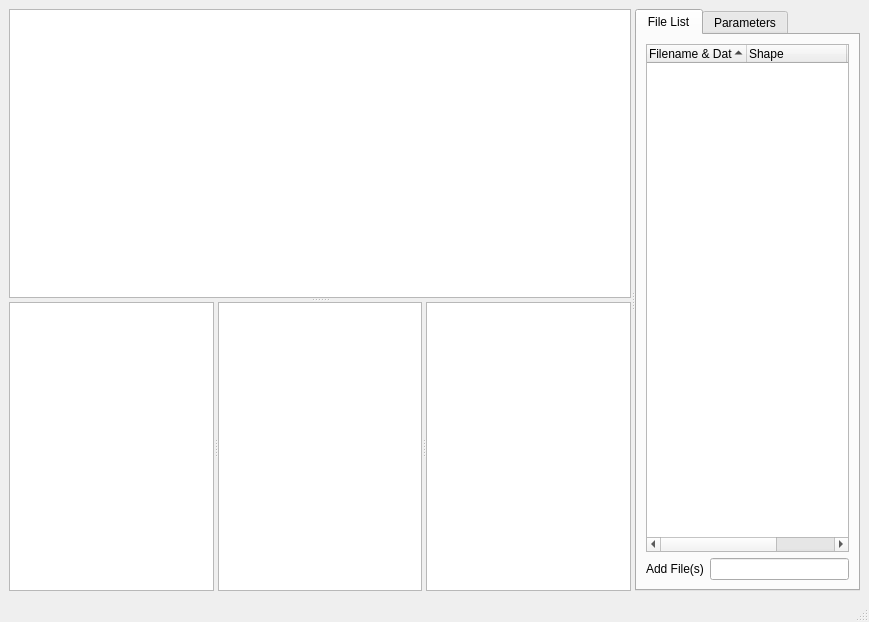
<?xml version="1.0" encoding="UTF-8"?>
<ui version="4.0">
 <class>MainWindow</class>
 <widget class="QMainWindow" name="MainWindow">
  <property name="geometry">
   <rect>
    <x>0</x>
    <y>0</y>
    <width>869</width>
    <height>622</height>
   </rect>
  </property>
  <property name="sizePolicy">
   <sizepolicy hsizetype="Expanding" vsizetype="Expanding">
    <horstretch>0</horstretch>
    <verstretch>0</verstretch>
   </sizepolicy>
  </property>
  <property name="baseSize">
   <size>
    <width>0</width>
    <height>0</height>
   </size>
  </property>
  <property name="windowTitle">
   <string>MainWindow</string>
  </property>
  <widget class="QWidget" name="centralwidget">
   <layout class="QHBoxLayout" name="horizontalLayout">
    <item>
     <widget class="QSplitter" name="splitter_3">
      <property name="sizePolicy">
       <sizepolicy hsizetype="Expanding" vsizetype="Expanding">
        <horstretch>0</horstretch>
        <verstretch>0</verstretch>
       </sizepolicy>
      </property>
      <property name="orientation">
       <enum>Qt::Horizontal</enum>
      </property>
      <widget class="QSplitter" name="splitter_2">
       <property name="orientation">
        <enum>Qt::Vertical</enum>
       </property>
       <widget class="MyImageView" name="imageView">
        <property name="sizePolicy">
         <sizepolicy hsizetype="Expanding" vsizetype="Expanding">
          <horstretch>5</horstretch>
          <verstretch>0</verstretch>
         </sizepolicy>
        </property>
       </widget>
       <widget class="QSplitter" name="splitter">
        <property name="orientation">
         <enum>Qt::Horizontal</enum>
        </property>
        <widget class="MyPlotWidget" name="curveWidget"/>
        <widget class="MyPlotWidget" name="profileWidget"/>
        <widget class="MyPlotWidget" name="smallDataWidget"/>
       </widget>
      </widget>
      <widget class="QTabWidget" name="optionTab">
       <property name="tabPosition">
        <enum>QTabWidget::North</enum>
       </property>
       <property name="tabShape">
        <enum>QTabWidget::Rounded</enum>
       </property>
       <property name="currentIndex">
        <number>0</number>
       </property>
       <property name="iconSize">
        <size>
         <width>5</width>
         <height>5</height>
        </size>
       </property>
       <widget class="QWidget" name="tab">
        <attribute name="title">
         <string>File List</string>
        </attribute>
        <layout class="QVBoxLayout" name="verticalLayout_3">
         <item>
          <layout class="QVBoxLayout" name="verticalLayout">
           <item>
            <widget class="DatasetTreeWidget" name="fileList">
             <property name="sizePolicy">
              <sizepolicy hsizetype="Preferred" vsizetype="Preferred">
               <horstretch>3</horstretch>
               <verstretch>0</verstretch>
              </sizepolicy>
             </property>
             <property name="contextMenuPolicy">
              <enum>Qt::CustomContextMenu</enum>
             </property>
             <property name="selectionMode">
              <enum>QAbstractItemView::ExtendedSelection</enum>
             </property>
             <property name="selectionBehavior">
              <enum>QAbstractItemView::SelectItems</enum>
             </property>
             <property name="sortingEnabled">
              <bool>true</bool>
             </property>
             <column>
              <property name="text">
               <string notr="true">Filename &amp; Dataset</string>
              </property>
             </column>
             <column>
              <property name="text">
               <string>Shape</string>
              </property>
             </column>
             <column>
              <property name="text">
               <string>Value</string>
              </property>
             </column>
            </widget>
           </item>
           <item>
            <layout class="QHBoxLayout" name="horizontalLayout_2">
             <item>
              <widget class="QLabel" name="label">
               <property name="text">
                <string>Add File(s)</string>
               </property>
              </widget>
             </item>
             <item>
              <widget class="QLineEdit" name="lineEdit"/>
             </item>
            </layout>
           </item>
          </layout>
         </item>
        </layout>
       </widget>
       <widget class="QWidget" name="tab_2">
        <attribute name="title">
         <string>Parameters</string>
        </attribute>
        <layout class="QVBoxLayout" name="verticalLayout_2">
         <item>
          <widget class="MyParameterTree" name="parameterTree"/>
         </item>
        </layout>
       </widget>
      </widget>
     </widget>
    </item>
   </layout>
  </widget>
  <widget class="QMenuBar" name="menubar">
   <property name="geometry">
    <rect>
     <x>0</x>
     <y>0</y>
     <width>869</width>
     <height>22</height>
    </rect>
   </property>
  </widget>
  <widget class="QStatusBar" name="statusbar"/>
 </widget>
 <customwidgets>
  <customwidget>
   <class>MyImageView</class>
   <extends>QGraphicsView</extends>
   <header>util</header>
  </customwidget>
  <customwidget>
   <class>MyPlotWidget</class>
   <extends>QGraphicsView</extends>
   <header>util</header>
  </customwidget>
  <customwidget>
   <class>MyParameterTree</class>
   <extends>QTreeWidget</extends>
   <header>util</header>
  </customwidget>
  <customwidget>
   <class>DatasetTreeWidget</class>
   <extends>QTreeWidget</extends>
   <header>util</header>
  </customwidget>
 </customwidgets>
 <resources/>
 <connections/>
</ui>
